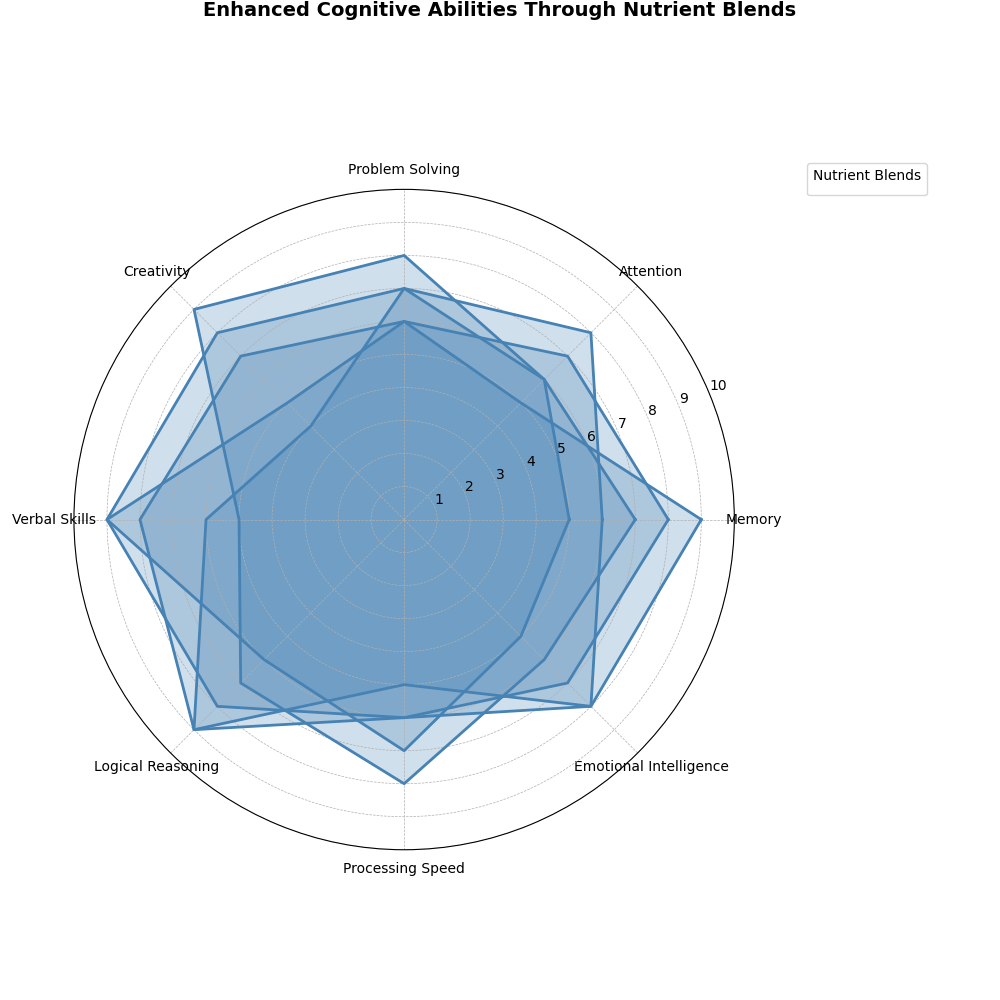

The Python source for this figure:
import matplotlib.pyplot as plt
import numpy as np

def radar_chart_angles(n):
    return np.linspace(0, 2 * np.pi, n, endpoint=False).tolist()

def create_radar_data(values, angles):
    return values + values[:1], angles + angles[:1]

categories = ['Memory', 'Attention', 'Problem Solving', 'Creativity', 'Verbal Skills',
              'Logical Reasoning', 'Processing Speed', 'Emotional Intelligence']

alpha_mix = [8, 7, 6, 5, 9, 8, 6, 7]
beta_boost = [6, 8, 7, 4, 6, 9, 5, 8]
gamma_grow = [7, 6, 8, 9, 5, 7, 8, 6]
delta_develop = [5, 6, 7, 8, 9, 6, 7, 5]
epsilon_enhance = [9, 5, 6, 7, 8, 9, 6, 8]

angles = radar_chart_angles(len(categories))

fig, ax = plt.subplots(figsize=(10, 10), subplot_kw=dict(polar=True))
fig.suptitle("Enhanced Cognitive Abilities Through Nutrient Blends",
             fontsize=14, fontweight='bold', va='bottom')

blends_data = {'AlphaMix': alpha_mix, 'BetaBoost': beta_boost, 'GammaGrow': gamma_grow,
               'DeltaDevelop': delta_develop, 'EpsilonEnhance': epsilon_enhance}
color = '#4682B4'  # using a single color consistently

for blend in blends_data.values():
    values, angles_filled = create_radar_data(blend, angles)
    ax.fill(angles_filled, values, color=color, alpha=0.25)
    ax.plot(angles_filled, values, color=color, linewidth=2)

ax.set_yticks(range(1, 11))
ax.set_xticks(angles)
ax.set_xticklabels(categories, fontsize=10)

ax.yaxis.grid(True, linestyle='--', linewidth=0.5)
ax.xaxis.grid(True, linestyle='--', linewidth=0.5)
ax.set_ylim(0, 10)

plt.legend(loc='upper left', bbox_to_anchor=(1.1, 1.05), title="Nutrient Blends", fontsize=10)

plt.tight_layout(rect=[0, 0, 0.95, 1])
plt.show()
